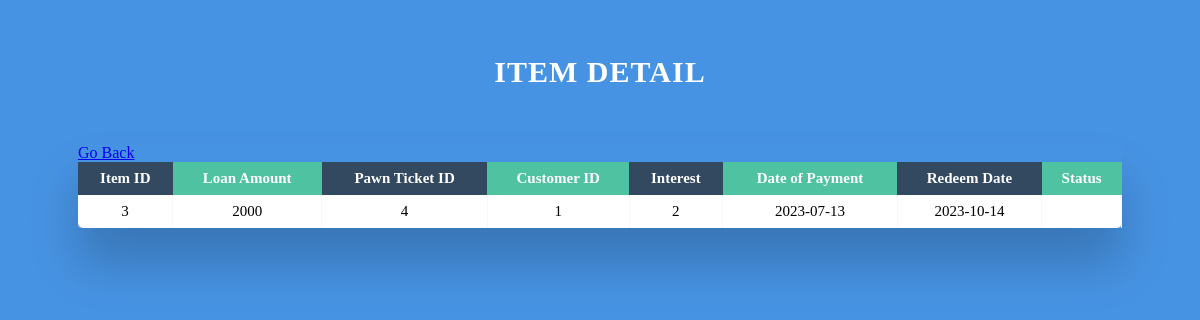
Screenshot of /viewitemdetailspawn.php?details=3 with the database file from the repository.
### tables this page shows
CREATE TABLE `pawn_ticket` (
  `item_id` int(11) NOT NULL,
  `loan_amount` int(11) NOT NULL,
  `pawn_ticket_id` int(11) NOT NULL,
  `customer_id` int(11) NOT NULL,
  `interest` float NOT NULL,
  `date_of_payment` date NOT NULL,
  `redeem_date` date NOT NULL
);

### viewitemdetailspawn.php (the view, shortened to what this page needs)
<?php
include('connectmysqli.php');
if(isset($_GET['details'])){
    $deets  = $_GET['details'];
    $info = explode('-',$deets);
    $item_id = $info[0];
    $status = $info[1];
    $tablename = 'pawn_ticket';
    $sql = "SELECT * FROM $tablename WHERE item_id=$item_id";
    $result = $conn->query($sql);
    if ($result->num_rows > 0){
        $row = $result->fetch_assoc();
        $loan_amount = $row["loan_amount"];
        $pawn_ticket_id = $row["pawn_ticket_id"];
        $customer_id = $row["customer_id"];
        $interest = $row["interest"];
        $date_of_payment = $row["date_of_payment"];
        $redeem_date = $row["redeem_date"];
    }else{
        echo 'Pawn ticket not found. Please add pawn ticket!';
        exit();
    }
}
?>
<!DOCTYPE html>
<html lang="en">
<head>
<link rel = "stylesheet" href = "./assets/css/table.css">
</head>
<body>
<h2>Item Detail</h2> </div>
<div class="table-wrapper">
<table class="fl-table">
<?php
echo '<thead>';
echo '<tr>';
echo '<th class="item_id">Item ID</a></th>';
echo '<th class="loan_amount">Loan Amount</a></th>';
echo '<th class="pawn_ticket_id">Pawn Ticket ID</a></th>';
echo '<th class="customer_id">Customer ID</a></th>';
echo '<th class="interest">Interest</a></th>';
echo '<th class="date_of_payment">Date of Payment</a></th>';
echo '<th class="redeem_date">Redeem Date</a></th>';
echo '<th class="redeem_date">Status</a></th>';
echo '</tr>';
echo '</thead>';
echo '<tbody>';
    echo '<tr>';
    echo '<td>' . $item_id.'</td>';
    echo '<td>' . $loan_amount.'</td>';
    echo '<td>' . $pawn_ticket_id.'</td>';
    echo '<td>' . $customer_id.'</td>';
    echo '<td>' . $interest.'</td>';
    echo '<td>' . $date_of_payment.'</td>';
    echo '<td>' . $redeem_date.'</td>';
    echo '<td>'.$status.'</td>';
    echo '</tr>';
echo '<tbody>';
?>
<a href="itemlist.php" class="btn btn-success">Go Back</a>
</body>
</html>

### assets/css/table.css (style rules this page uses)
* { box-sizing: border-box; -webkit-box-sizing: border-box; -moz-box-sizing: border-box; }
body { font-family: serif; -webkit-font-smoothing: antialiased; background: rgba( 71, 147, 227, 1); }
h2 { text-align: center; font-size: 30px; text-transform: uppercase; letter-spacing: 1px; color: white; padding: 30px 0; }
.table-wrapper { margin: 10px 70px 70px; box-shadow: 0px 35px 50px rgba( 0, 0, 0, 0.2 ); }
.fl-table { border-radius: 5px; font-size: 15px; font-weight: normal; border: none; border-collapse: collapse; width: 100%; max-width: 100%; white-space: nowrap; background-color: white; }
.fl-table td, .fl-table th { text-align: center; padding: 8px; }
.fl-table td { border-right: 1px solid #f8f8f8; font-size: 15px; }
.fl-table thead th { color: #ffffff; background: #4FC3A1; }
.fl-table thead th:nth-child(odd) { color: #ffffff; background: #324960; }

### rows the page displays
pawn_ticket: loan_amount "2000", pawn_ticket_id "4", customer "1", interest "2", date_of_payment "2023-07-13", redeem_date "2023-10-14"

### other values shown
$item_id "3"
